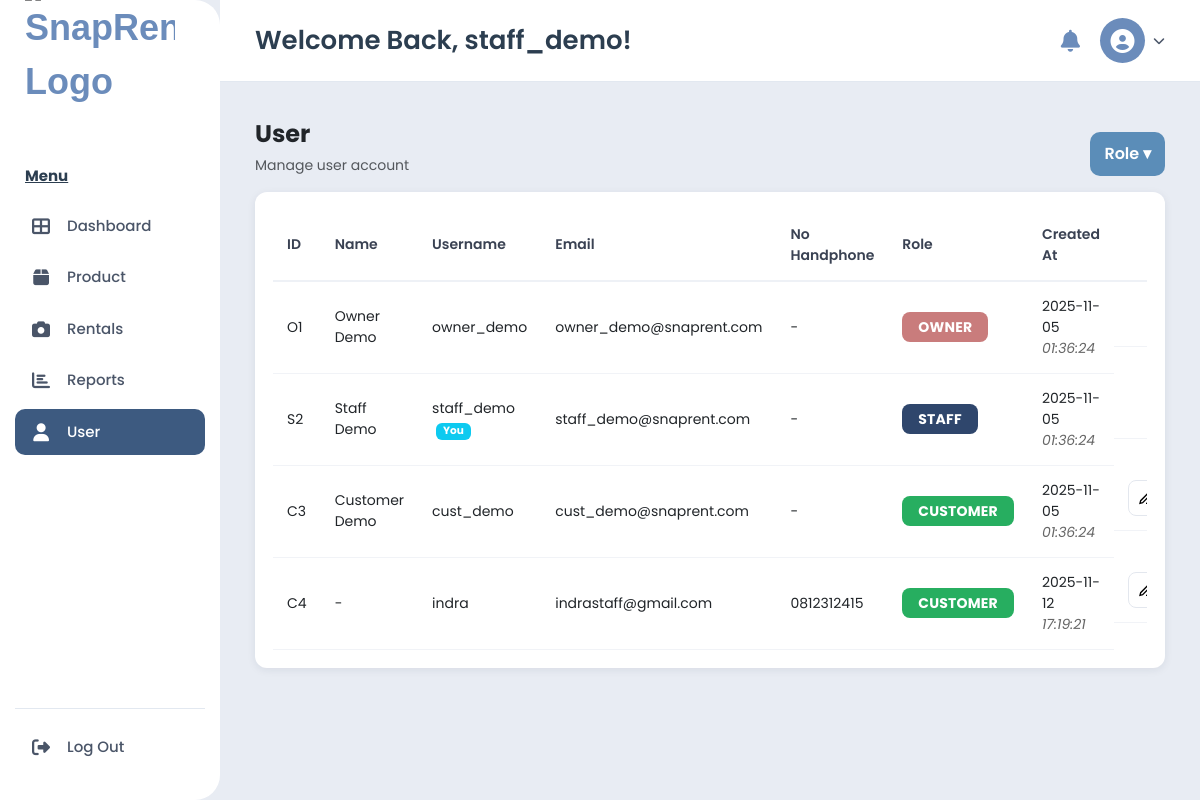
Screenshot of /Dashboard/index.php?page=users (signed in) with the database file from the repository.
### tables this page shows
CREATE TABLE `accounts` (
  `id` bigint UNSIGNED NOT NULL,
  `owner_id` bigint UNSIGNED DEFAULT NULL,
  `staff_id` bigint UNSIGNED DEFAULT NULL,
  `customer_id` bigint UNSIGNED DEFAULT NULL,
  `username` varchar(50) NOT NULL,
  `email` varchar(255) NOT NULL,
  `phone` varchar(25) DEFAULT NULL,
  `password` varchar(255) NOT NULL,
  `role` enum('OWNER','STAFF','CUSTOMER') NOT NULL,
  `is_verified` tinyint(1) NOT NULL DEFAULT '0',
  `is_active` tinyint(1) NOT NULL DEFAULT '1',
  `created_at` datetime NOT NULL DEFAULT CURRENT_TIMESTAMP
);

### auth/auth.php (called while the page is built, shortened)
<?php
function e($s){ return htmlspecialchars((string)$s, ENT_QUOTES, 'UTF-8'); }
function currentUser(PDO $pdo): ?array {
  $stmt = $pdo->prepare("SELECT id, username, email, role, is_active, is_verified, created_at
                         FROM accounts WHERE id=? LIMIT 1");
  $stmt->execute([$_SESSION['uid']]);
  $u = $stmt->fetch();
  $u['_role_id'] = $_SESSION['role_id'] ?? null;
  $u['_profile'] = $_SESSION['profile'] ?? null;
  return $u;
}
function require_login(PDO $pdo) {
  $u = currentUser($pdo);
}

### Dashboard/pages/users.php (the view, shortened to what this page needs)
<?php
if (isset($pdo) && $pdo instanceof PDO) {
  try {
    $sql = "
      SELECT
        a.id,
        a.username, a.email, a.phone,
        a.role, a.created_at,
        COALESCE(o.full_name, s.full_name, c.full_name) AS name,
        CASE
          WHEN a.role='OWNER'    THEN CONCAT('O', a.id)
          WHEN a.role='STAFF'    THEN CONCAT('S', a.id)
          WHEN a.role='CUSTOMER' THEN CONCAT('C', a.id)
          ELSE CONCAT('X', a.id)
        END AS id_class
      FROM accounts a
      LEFT JOIN owners    o ON o.owner_id    = a.id
      LEFT JOIN staffs    s ON s.staff_id    = a.id
      LEFT JOIN customers c ON c.customer_id = a.id
      ORDER BY FIELD(a.role,'OWNER','STAFF','CUSTOMER'), a.id
    ";
    $users_list = $pdo->query($sql)->fetchAll(PDO::FETCH_ASSOC);
  } catch (Throwable $ex) {
  }
}
?>
<div class="srui-header">
  <div>
    <h4 class="mb-1">User</h4>
    <p class="text-muted small">Manage user account</p>
  </div>
  <div class="srui-actions">
    <div class="srui-dropdown" id="srRoleDropdown">
      <button class="srui-btn srui-btn--primary" id="srRoleBtn" type="button">Role ▾</button>
    </div>
  </div>
</div>
<div class="srui-card">
  <div class="table-responsive">
    <table class="srui-table" id="srUsersTable">
      <thead>
        <tr>
          <th style="width:90px;">ID</th>
          <th>Name</th>
          <th>Username</th>
          <th>Email</th>
          <th>No Handphone</th>
          <th style="width:160px;">Role</th>
          <th style="width:210px;">Created At</th>
          <?php if (in_array(($user['role'] ?? ''), ['OWNER','STAFF'])): ?>
            <th style="width:120px;text-align:right" class="text-end">Action</th>
          <?php endif; ?>
        </tr>
      </thead>
      <tbody>
        <?php foreach($users_list as $u):
          $fullName = $u['name'] ?? $u['full_name'] ?? $u['nama'] ?? $u['display_name'] ?? '-';
          $phone    = $u['phone'] ?? $u['no_hp'] ?? $u['handphone'] ?? $u['tel'] ?? '-';
          $roleUpper = strtoupper((string)$u['role']);
          $roleBadgeClass = 'badge-' . strtolower($roleUpper);
          $created = (string)($u['created_at'] ?? '');
          if (strpos($created,' ')!==false) { [$dtDate,$dtTime] = explode(' ', $created, 2); }
          else { $dtDate = $created; $dtTime=''; }
          $idClass = $u['id_class'] ?? (
            ($roleUpper==='OWNER' ? 'O' : ($roleUpper==='STAFF' ? 'S' : ($roleUpper==='CUSTOMER' ? 'C' : 'X')))
            . (int)($u['id'] ?? 0)
          );
        ?>
        <tr data-role="<?= e($roleUpper) ?>">
          <td title="Numeric ID: <?= (int)$u['id'] ?>"><?= e($idClass) ?></td>
          <td><?= e($fullName) ?></td>
          <td>
            <?= e($u['username']) ?>
            <?php if (($u['id'] ?? null) === ($user['id'] ?? null)): ?>
              <span class="badge bg-info text-white ms-1">You</span>
            <?php endif; ?>
          </td>
          <td><?= e($u['email']) ?></td>
          <td><?= e($phone) ?></td>
          <td><span class="badge <?= e($roleBadgeClass) ?> text-uppercase"><?= e($roleUpper) ?></span></td>
          <td class="srui-created">
            <?= e($dtDate) ?> <?php if($dtTime): ?><span class="time"><?= e($dtTime) ?></span><?php endif; ?>
          </td>
          <?php if (in_array(($user['role'] ?? ''), ['OWNER','STAFF'])): ?>
          <td class="srui-actions-cell">
            <button type="button" class="srui-iconbtn btn-edit"
                    title="Edit"
                    data-bs-toggle="modal"
                    data-bs-target="#editUserModal"
                    data-id="<?= (int)$u['id'] ?>"
                    data-username="<?= e($u['username']) ?>"
                    data-name="<?= e($fullName) ?>"
                    data-email="<?= e($u['email']) ?>"
                    data-phone="<?= e($phone) ?>"
                    data-role="<?= e($roleUpper) ?>">
              <svg class="srui-icon" viewBox="0 0 24 24" fill="none" stroke="currentColor" stroke-width="2">
                <path d="M12 20h9"/><path d="M16.5 3.5a2.121 2.121 0 0 1 3 3L7 19l-4 1 1-4 12.5-12.5Z"/>
              </svg>
            </button>
          </td>
          <?php endif; ?>
        </tr>
        <?php endforeach; ?>
      </tbody>
    </table>
  </div>
</div>

### Dashboard/index.php (shortened to what this page needs)
<?php
require __DIR__. '/../auth/auth.php';
require_login($pdo);
$page = $_GET['page'] ?? 'dashboard';
$user = currentUser($pdo);
require_once __DIR__ . '/includes/header.php';
require_once __DIR__ . '/includes/sidebar.php';
?>
<div class="main-content">
  <header>
    <h1>Welcome Back, <?= e($user['username']) ?>!</h1>
    <div class="header-actions">
      <i class="fas fa-bell bell-icon"></i>
      <div class="user-profile">
        <div class="user-avatar">
          <i class="fas fa-user-circle"></i>
        </div>
        <i class="fas fa-chevron-down"></i>
      </div>
    </div>
  </header>
  <section class="content-area">
    <?php
    $allowed_pages = ['dashboard', 'orders', 'users', 'reports', 'products'];
    if (in_array($page, $allowed_pages)) {
      $page_file = __DIR__ . '/pages/' . $page . '.php';
      if (file_exists($page_file)) {
        require_once $page_file;
      } else {
        echo '<div class="alert alert-danger">Page file not found.</div>';
      }
    } else {
      echo '<div class="alert alert-warning">Page not found.</div>';
    }
    ?>
  </section>
</div>
<?php
require_once __DIR__ . '/includes/footer.php';
?>

### Dashboard/includes/header.php (style rules this page uses)
* { margin: 0; padding: 0; box-sizing: border-box; }
body { font-family: 'Segoe UI', Tahoma, Geneva, Verdana, sans-serif; background-color: #e8ecf3; display: flex; height: 100vh; overflow: hidden; }
.main-content { margin-left: 220px; flex: 1; display: flex; flex-direction: column; height: 100vh; overflow: hidden; background-color: #e8ecf3; }
header { background-color: #ffffff; padding: 18px 35px; display: flex; justify-content: space-between; align-items: center; flex-shrink: 0; border-bottom: 1px solid #e2e8f0; }
header h1 { font-size: 26px; color: #2c3e50; margin: 0; font-weight: 600; }
.header-actions { display: flex; align-items: center; gap: 20px; }
.header-actions .bell-icon { font-size: 22px; color: #6b8cbb; cursor: pointer; transition: color 0.3s; position: relative; }
.user-profile { display: flex; align-items: center; gap: 8px; cursor: pointer; transition: all 0.3s; }
.user-avatar { width: 45px; height: 45px; background-color: #6b8cbb; border-radius: 50%; display: flex; align-items: center; justify-content: center; color: white; font-size: 24px; }
.user-profile .fa-chevron-down { font-size: 12px; color: #4a5568; }
.content-area { padding: 20px 35px; flex: 1; overflow-y: auto; overflow-x: hidden; background-color: #e8ecf3; }
.badge-owner { background-color: #dc3545; color: white; }
.badge-staff { background-color: #6b8cbb; color: white; }
.badge-customer { background-color: #6c757d; color: white; }

### Dashboard/pages/users.php (style rules this page uses)
:root { --sr-bg:#f5f6f8; --sr-white:#fff; --sr-text:#2b2f3a; --sr-muted:#7b8394; --sr-navy:#2f466c; --sr-navy-50:#e8eef7; --sr-accent:#5b8db8; --sr-green:#27ae60; --sr-rose:#c97c7c; --sr-shadow:0 2px 8px rgba(27,43,66,.08); }
body { font-family:"Poppins",system-ui,-apple-system,Segoe UI,Roboto,Arial,sans-serif }
.srui-header { display:flex;justify-content:space-between;align-items:flex-end;gap:16px;margin:18px 0 0 }
.srui-header h4 { margin:0;font-weight:700 }
.srui-header p { margin:6px 0 0;color:var(--sr-muted) }
.srui-actions { display:flex;align-items:center;gap:12px }
.srui-btn { border:0;border-radius:10px;padding:10px 14px; display:inline-flex;align-items:center;gap:8px;cursor:pointer;font-weight:600 }
.srui-btn--primary { background:var(--sr-accent);color:#fff }
.srui-dropdown { position:relative }
.srui-dropdown > .srui-btn { background:var(--sr-accent);color:#fff }
.srui-card { background:#fff;border-radius:12px;box-shadow:var(--sr-shadow);padding:18px; margin-top:16px; }
.srui-table { width:100%;border-collapse:separate;border-spacing:0 }
.srui-table thead th { padding:14px;border-bottom:2px solid #eef1f6;text-align:left;font-weight:600;color:#3a4253;font-size:14px }
.srui-table tbody td { padding:14px;border-bottom:1px solid #f1f3f7;font-size:14px }
.badge-owner,.badge-staff,.badge-customer,.badge-admin { font-size:14px !important;font-weight:700 !important; padding:8px 16px !important;letter-spacing:.2px;border-radius:8px;color:#fff }
.badge-owner { background:var(--sr-rose)!important }
.badge-staff,.badge-admin { background:var(--sr-navy)!important }
.badge-customer { background:var(--sr-green)!important }
.srui-created .time { font-style:italic;color:#666 }
.srui-actions-cell { display:flex;gap:10px;justify-content:flex-end;align-items:center }
.srui-iconbtn { width:36px;height:36px;border-radius:8px;border:1px solid #e3e7ee; background:#fff;display:grid;place-items:center;cursor:pointer }
.srui-icon { width:16px;height:16px;display:block }

### rows the page displays
accounts: username "staff_demo", idClass "S2", fullName "Staff Demo", shows "You", email "staff_demo@snaprent.com", phone "-", role "STAFF", dtDate "2025-11-05", dtTime "01:36:24"
accounts: idClass "O1", fullName "Owner Demo", username "owner_demo", email "owner_demo@snaprent.com", phone "-", role "OWNER", dtDate "2025-11-05", dtTime "01:36:24"
accounts: idClass "C3", fullName "Customer Demo", username "cust_demo", email "cust_demo@snaprent.com", phone "-", role "CUSTOMER", dtDate "2025-11-05", dtTime "01:36:24"
accounts: idClass "C4", fullName "-", username "indra", email "indrastaff@gmail.com", phone "0812312415", role "CUSTOMER", dtDate "2025-11-12", dtTime "17:19:21"
